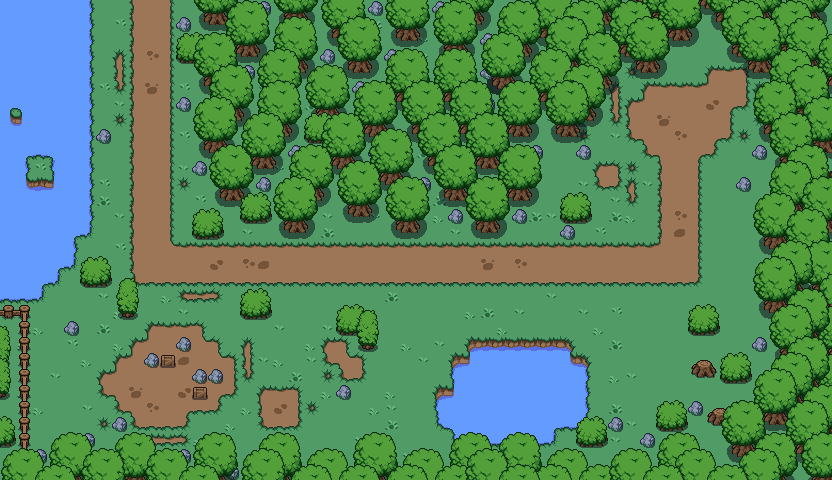

This game map was drawn from its Tiled (.tmx) file and the tilesets committed beside it. A one-line description and the trimmed map source follow:
An orthogonal 52x30 tile map with 16x16 px tiles, 8 tile layers (ground, decor, fences, bottomsSecondary, ...), 7 tilesets and 189 objects.

<map version="1.10" tiledversion="1.10.2" orientation="orthogonal" renderorder="right-down" width="52" height="30" tilewidth="16" tileheight="16" infinite="0" nextlayerid="14" nextobjectid="241">
 <editorsettings>
  <export target="woodlandEntrance.lua" format="lua" />
 </editorsettings>
 <tileset firstgid="1" name="grass" tilewidth="16" tileheight="16" tilecount="1" columns="1">
  <image source="../../assets/sprites/tilesets/grass.png" width="16" height="16" />
 </tileset>
 <tileset firstgid="2" name="plains" tilewidth="16" tileheight="16" tilecount="72" columns="6">
  <image source="../../assets/sprites/tilesets/plains.png" width="96" height="192" />
 </tileset>
 <tileset firstgid="74" name="water" tilewidth="16" tileheight="16" tilecount="15" columns="5">
  <image source="../../assets/sprites/tilesets/water.png" width="80" height="48" />
 </tileset>
 <tileset firstgid="89" name="objects" tilewidth="16" tileheight="16" tilecount="42" columns="7">
  <image source="../../assets/sprites/objects/objects.png" width="112" height="96" />
 </tileset>
 <tileset firstgid="131" name="decor_16x16" tilewidth="16" tileheight="16" tilecount="20" columns="4">
  <image source="../../assets/sprites/tilesets/decor_16x16.png" width="64" height="80" />
 </tileset>
 <tileset firstgid="151" name="plains" tilewidth="16" tileheight="16" tilecount="72" columns="6">
  <image source="../../assets/sprites/tilesets/plains.png" width="96" height="192" />
 </tileset>
 <tileset firstgid="223" name="fences" tilewidth="16" tileheight="16" tilecount="16" columns="4">
  <image source="../../assets/sprites/tilesets/fences.png" width="64" height="64" />
 </tileset>
 <layer id="1" name="ground" width="52" height="30">
  <data>[1560 cells, 1560 non-empty, 38 distinct tile ids]</data>
 </layer>
 <layer id="9" name="decor" width="52" height="30">
  <data>[1560 cells, 105 non-empty, 8 distinct tile ids]</data>
 </layer>
 <layer id="12" name="fences" width="52" height="30">
  <data>[1560 cells, 11 non-empty, 3 distinct tile ids]</data>
 </layer>
 <layer id="10" name="bottomsSecondary" width="52" height="30">
  <data>[1560 cells, 158 non-empty, 7 distinct tile ids]</data>
 </layer>
 <layer id="2" name="bottoms" width="52" height="30">
  <data>[1560 cells, 421 non-empty, 16 distinct tile ids]</data>
 </layer>
 <objectgroup id="6" name="Player">
  <object id="90" x="148" y="24">
   <properties>
    <property name="cameFrom" value="connector" />
   </properties>
   <point />
  </object>
 </objectgroup>
 <layer id="11" name="topsThird" width="52" height="30">
  <data>[1560 cells, 214 non-empty, 13 distinct tile ids]</data>
 </layer>
 <layer id="3" name="topsSecondary" width="52" height="30">
  <data>[1560 cells, 494 non-empty, 11 distinct tile ids]</data>
 </layer>
 <layer id="4" name="tops" width="52" height="30">
  <data>[1560 cells, 420 non-empty, 15 distinct tile ids]</data>
 </layer>
 <objectgroup id="5" name="Walls">
  <object id="4" x="204" y="8" width="24" height="20" />
  <object id="6" x="236" y="40" width="24" height="20" />
  <object id="7" x="284" y="8" width="24" height="20" />
  <object id="8" x="284" y="56" width="24" height="20" />
  <object id="9" x="332" y="24" width="24" height="20" />
  <object id="10" x="348" y="56" width="24" height="20" />
  <object id="11" x="204" y="72" width="24" height="20" />
  <object id="12" x="220" y="104" width="24" height="20" />
  <object id="13" x="268" y="88" width="24" height="20" />
  <object id="14" x="316" y="104" width="24" height="20" />
  <object id="15" x="268" y="120" width="24" height="20" />
  <object id="16" x="204" y="136" width="24" height="20" />
  <object id="17" x="252" y="152" width="24" height="20" />
  <object id="18" x="220" y="184" width="24" height="20" />
  <object id="19" x="300" y="184" width="24" height="20" />
  <object id="20" x="332" y="152" width="24" height="20" />
  <object id="21" x="364" y="120" width="24" height="20" />
  <object id="22" x="396" y="88" width="24" height="20" />
  <object id="23" x="412" y="120" width="24" height="20" />
  <object id="24" x="396" y="24" width="24" height="20" />
  <object id="25" x="444" y="40" width="24" height="20" />
  <object id="26" x="460" y="8" width="24" height="20" />
  <object id="27" x="508" y="40" width="24" height="20" />
  <object id="28" x="492" y="72" width="24" height="20" />
  <object id="29" x="444" y="88" width="24" height="20" />
  <object id="30" x="460" y="120" width="24" height="20" />
  <object id="31" x="508" y="120" width="24" height="20" />
  <object id="32" x="476" y="152" width="24" height="20" />
  <object id="34" x="444" y="184" width="24" height="20" />
  <object id="35" x="428" y="152" width="24" height="20" />
  <object id="36" x="380" y="168" width="24" height="20" />
  <object id="37" x="348" y="200" width="24" height="20" />
  <object id="38" x="396" y="216" width="24" height="20" />
  <object id="39" x="476" y="216" width="24" height="20" />
  <object id="40" x="508" y="184" width="24" height="20" />
  <object id="41" x="284" y="216" width="24" height="20" />
  <object id="43" x="176" y="16" width="16" height="16" />
  <object id="45" x="256" y="0" width="16" height="16" />
  <object id="46" x="240" y="64" width="16" height="16" />
  <object id="47" x="176" y="96" width="16" height="16" />
  <object id="49" x="192" y="160" width="16" height="16" />
  <object id="50" x="256" y="176" width="16" height="16" />
  <object id="52" x="288" y="144" width="16" height="16" />
  <object id="56" x="368" y="144" width="16" height="16" />
  <object id="57" x="352" y="80" width="16" height="16" />
  <object id="58" x="320" y="48" width="16" height="16" />
  <object id="59" x="368" y="0" width="16" height="16" />
  <object id="60" x="384" y="48" width="16" height="16" />
  <object id="61" x="432" y="0" width="16" height="16" />
  <object id="62" x="480" y="32" width="16" height="16" />
  <object id="63" x="480" y="64" width="16" height="16" />
  <object id="64" x="480" y="96" width="16" height="16" />
  <object id="65" x="528" y="144" width="16" height="16" />
  <object id="66" x="416" y="176" width="16" height="16" />
  <object id="67" x="448" y="208" width="16" height="16" />
  <object id="68" x="96" y="128" width="16" height="16" />
  <object id="69" x="192" y="224" width="32" height="16" />
  <object id="70" x="240" y="208" width="32" height="16" />
  <object id="73" x="304" y="128" width="32" height="16" />
  <object id="74" x="176" y="48" width="32" height="16" />
  <object id="80" x="80" y="0" width="16" height="240" />
  <object id="81" x="64" y="240" width="16" height="32" />
  <object id="82" x="48" y="272" width="16" height="16" />
  <object id="83" x="0" y="288" width="48" height="16" />
  <object id="85" x="-16" y="0" width="16" height="496" />
  <object id="95" x="-16" y="-16" width="144" height="16" />
  <object id="96" x="176" y="-16" width="672" height="16" />
  <object id="99" x="0" y="480" width="848" height="16" />
  <object id="100" x="60" y="472" width="24" height="8" />
  <object id="101" x="124" y="472" width="24" height="8" />
  <object id="102" x="204" y="472" width="20" height="8" />
  <object id="103" x="224" y="464" width="16" height="16" />
  <object id="104" x="268" y="472" width="24" height="8" />
  <object id="105" x="176" y="448" width="16" height="16" />
  <object id="107" x="112" y="416" width="16" height="16" />
  <object id="108" x="80" y="432" width="16" height="16" />
  </objectgroup>
 <objectgroup id="13" name="Enemies">
  <!-- 8 objects omitted --></objectgroup>
 <objectgroup id="7" name="Waves">
  <!-- 6 objects omitted --></objectgroup>
 <objectgroup id="8" name="LevelTransition">
  <!-- 1 objects omitted --></objectgroup>
</map>
<!-- 112 of 189 objects omitted -->
